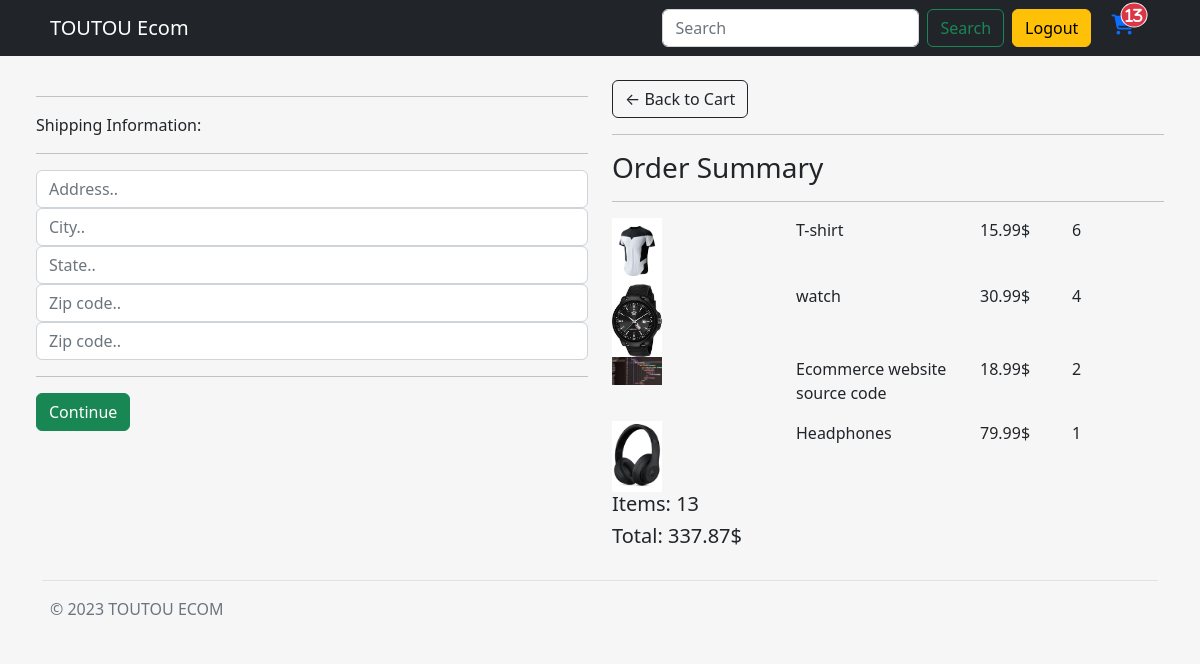
/checkout/ (signed in), run on an earlier commit of the app's database.
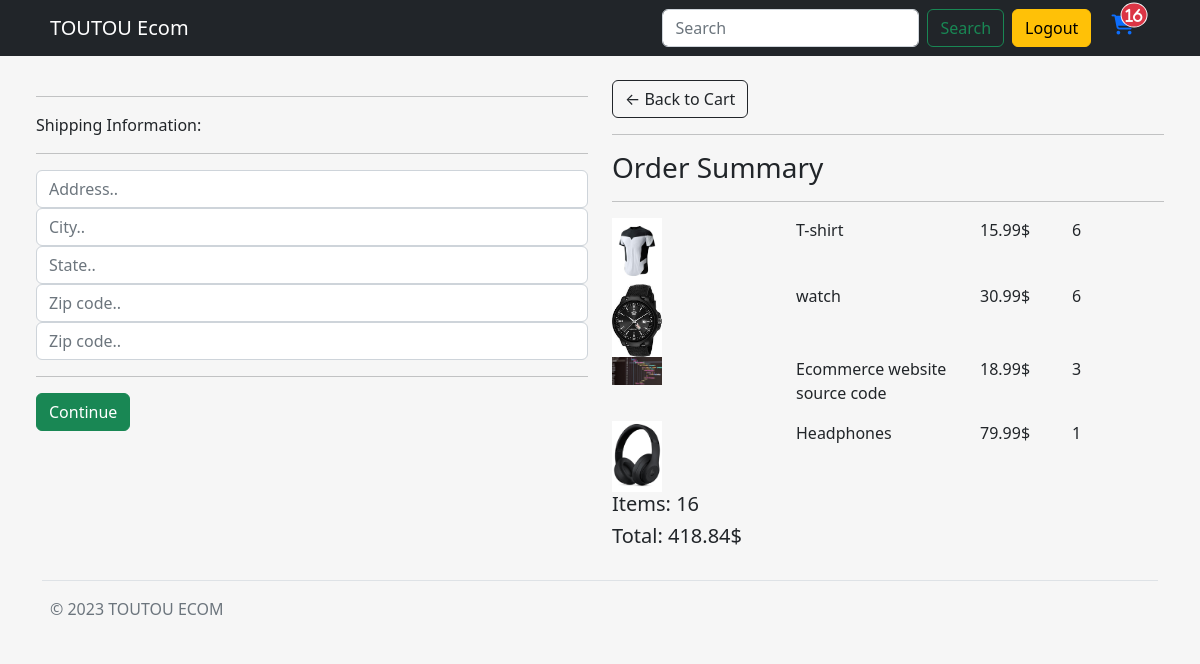
And on a later commit of the database.
### store/models.py (models this page shows, shortened)
class OrderItem(models.Model):
    product = models.ForeignKey(Product, on_delete=models.SET_NULL, null=True)
    order = models.ForeignKey(Order, on_delete=models.SET_NULL, null=True)
    quantity = models.IntegerField(default=0, null=True, blank=True)
    date_added = models.DateTimeField(auto_now_add=True)
    @property
    def get_total(self):
        total = self.product.price * self.quantity
        return total

class Order(models.Model):
    customer = models.ForeignKey(Customer, on_delete=models.SET_NULL, null=True, blank=True)
    date_ordered = models.DateTimeField(auto_now_add=True)
    complete = models.BooleanField(default=False)
    transaction_id = models.CharField(max_length=254, null=True)
    @property
    def get_cart_total(self):
        orderitems = self.orderitem_set.all()
        total = sum([item.get_total for item in orderitems])
        return total
    @property
    def shipping(self):
        shipping = False
        orderitems = self.orderitem_set.all()
        for item in orderitems:
            if item.product.digital == False:
                shipping = True
        return shipping
    @property
    def get_cart_items(self):
        orderitems = self.orderitem_set.all()
        total = sum([item.quantity for item in orderitems])
        return total

class Product(models.Model):
    name = models.CharField(max_length=254, null=True)
    description = models.TextField(max_length=1000, null=True)
    price = models.FloatField()
    digital = models.BooleanField(default=False, null=True, blank=False)
    image = models.ImageField(null=True, blank=True)
    category = models.ForeignKey(Category, on_delete = models.PROTECT, null = True, blank = True)
    @property
    def imageURL(self):
        try:
            url = self.image.url
        except:
            url = ''
        return url

### store/views.py (the view)
# urls.py: path('checkout/', views.checkout, name='checkout'),
@csrf_exempt
def checkout(request):
    data = cartData(request)
    cartItems = data['cartItems']
    order = data['order']
    items = data['items']
    context = {'items': items, 'order': order, 'cartItems': cartItems}
    return render (request, 'store/pages/checkout.html', context)

### store/utils.py (called while the page is built)
def cartData(request):
    if request.user.is_authenticated:
        customer = request.user.customer
        order, created =  Order.objects.get_or_create(customer=customer, complete=False)
        items = order.orderitem_set.all()
        cartItems = order.get_cart_items
    else:
        cookieData = cookieCart(request)
        cartItems = cookieData['cartItems']
        order = cookieData['order']
        items = cookieData['items']
    return {'items': items, 'order': order, 'cartItems': cartItems}

### store/templates/store/pages/checkout.html (shortened to what this page needs)
{% extends 'store/main.html' %}
{% load static %}
{% block content %}
<div class="row m-4">
    <div class="col-lg-6">
        <div class="box-element" id="form-wrapper">
            <form id="form">
                <div id="shipping-info">
                    <hr>
                    <p>Shipping Information:</p>
                    <hr>
                    <div class="form-field">
                        <input class="form-control" type="text" name="address" placeholder="Address..">
                    </div>
                    <div class="form-field">
                        <input class="form-control" type="text" name="city" placeholder="City..">
                    </div>
                    <div class="form-field">
                        <input class="form-control" type="text" name="state" placeholder="State..">
                    </div>
                    <div class="form-field">
                        <input class="form-control" type="text" name="zipcode" placeholder="Zip code..">
                    </div>
                    <div class="form-field">
                        <input class="form-control" type="text" name="country" placeholder="Zip code..">
                    </div>
                </div>
                <hr>
                <input id="form-button" class="btn btn-success btn-block" type="submit" value="Continue">
            </form>
        </div>
        <br>
    </div>
    <div class="col-lg-6">
        <div class="box-element">
            <a  class="btn btn-outline-dark" href="{% url 'cart' %}">&#x2190; Back to Cart</a>
            <hr>
            <h3>Order Summary</h3>
            <hr>
            {% for item in items %}
            <div class="cart-row d-flex">
                <div style="flex:2"><img class="row-image" style="width:50px; " src="{{item.product.imageURL}}"></div>
                <div style="flex:2"><p>{{item.product.name}}</p></div>
                <div style="flex:1"><p>{{item.product.price|floatformat:2}}$</p></div>
                <div style="flex:1"><p>{{item.quantity}}</p></div>
            </div>
            {% endfor%}
            <h5>Items:   {{order.get_cart_items}}</h5>
            <h5>Total:   {{order.get_cart_total|floatformat:2}}$</h5>
        </div>
    </div>
</div>
{% endblock content %}

What changed in the data, as far as the page shows it:
changed OrderItem "watch": quantity "4" → "6"
changed OrderItem "Ecommerce website source code": quantity "2" → "3"
changed through a linked row, Order: get_cart_items "13" → "16"; get_cart_total "337.87" → "418.84"
Also different on the page:
{{ cartItems }}: "13" → "16"
